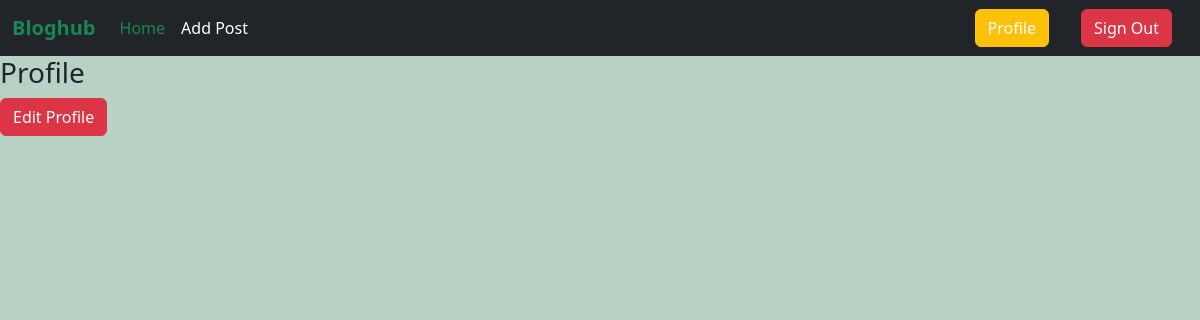
The app's page /author/profile/ (signed in), older data.
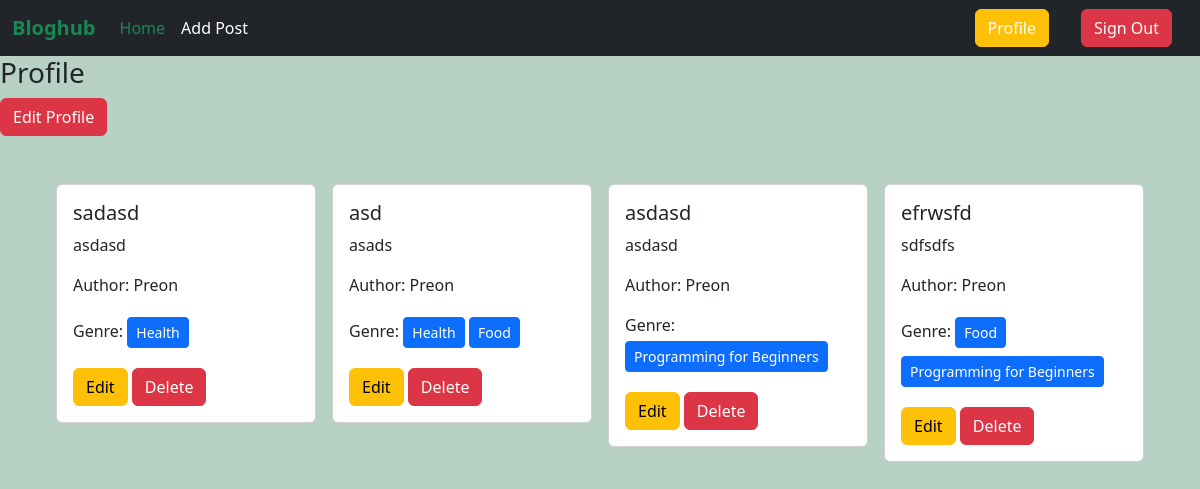
The same page, newer data.
### posts/models.py (models this page shows, shortened)
class Post(models.Model):
    title=models.CharField(max_length=200)
    content=models.TextField(default=None)
    category=models.ManyToManyField(Category)
    author=models.ForeignKey(User,on_delete=models.CASCADE)

### categories/models.py (models this page shows)
class Category(models.Model):
    name=models.CharField(max_length=25)
    slug=models.SlugField(max_length=100,unique=True,null=True,blank=True)
    def __str__(self):
        return self.name

### author/views.py (the view)
# urls.py: path('profile/',views.Profile,name="Profile"),
@login_required
def Profile(request):
    data=Post.objects.filter(author=request.user)
    return render(request,"profile.html",{'posts':data,'type':'Profile'})

### author/templates/profile.html
{% extends 'base.html' %}
{% block content %}
<h3>{{type}}</h3>
<a class="btn btn-danger" href="{% url 'EditProfile' %}">Edit Profile</a>
<div class="d-flex flex-wrap justify-content-center px-5 pt-5">
{% for post in posts %}
<div class="col-3">
    <div class="card mx-2">
        <div class="card-body">
            <h5 class="card-title">{{post.title}}</h5>
            <p class="card-text">{{post.content}}</p>
            <p class="card-text">Author: {{post.author.username}}</p>
            <p>Genre:
                {% for cat in post.category.all %}
                <button type="button" class="btn btn-primary btn-sm my-1">{{cat}}</button>
                {% endfor %}
            </p>
            <a href="{% url 'EditPost' post.id %}" class="btn btn-warning">Edit</a>
            <a href="{% url 'DeletePost' post.id %}" class="btn btn-danger">Delete</a>
        </div>
    </div>
</div>
{% endfor %}
</div>
{% endblock %}

### templates/base.html (shortened to what this page needs)
<!DOCTYPE html>
<html lang="en">
<head>
  <link href="https://cdn.jsdelivr.net/npm/bootstrap@5.3.3/dist/css/bootstrap.min.css" rel="stylesheet"
>
</head>
<body style="background-color:#b7d1c5">
  <nav class="navbar navbar-expand-lg bg-dark">
    <div class="container-fluid">
      <a class="navbar-brand text-success" href="{% url 'HomePage' %}"><b>Bloghub</b></a>
      <div class="collapse navbar-collapse" id="navbarSupportedContent">
        <ul class="navbar-nav me-auto mb-2 mb-lg-0">
          <li class="nav-item">
            <a class="nav-link active text-success" aria-current="page" href="{% url 'HomePage' %}">Home</a>
          </li>
          {% if request.user.is_authenticated %}
          <li class="nav-item">
            <a class="nav-link text-white" href="{% url 'AddPost' %}">Add Post</a>
          </li>
          {% endif %}
        </ul>
        <div class="d-flex">
          <ul class="navbar-nav me-auto mb-2 mb-lg-0">
            {% if request.user.is_authenticated %}
            <li class="nav-item">
              <a class="btn btn-warning text-white mx-3" href="{% url 'Profile' %}">Profile</a>
            </li>
            <li class="nav-item">
              <a class="btn btn-danger text-white mx-3" href="{% url 'Logout' %}">Sign Out</a>
            </li>
            {% endif %}
          </ul>
        </div>
      </div>
    </div>
  </nav>
  {% block content %}{% endblock %}
</body>
</html>

Row changes from the older to the newer data that the page shows:
added Post: title "sadasd", content "asdasd", author.username "Preon"
now on this page (row edited): Category: name "Health"
added Post: title "asd", content "asads", author.username "Preon"
now on this page (row edited): Category: name "Food"
added Post: title "asdasd", content "asdasd", author.username "Preon"
added Category: name "Programming for Beginners"
added Post: title "efrwsfd", content "sdfsdfs", author.username "Preon"
